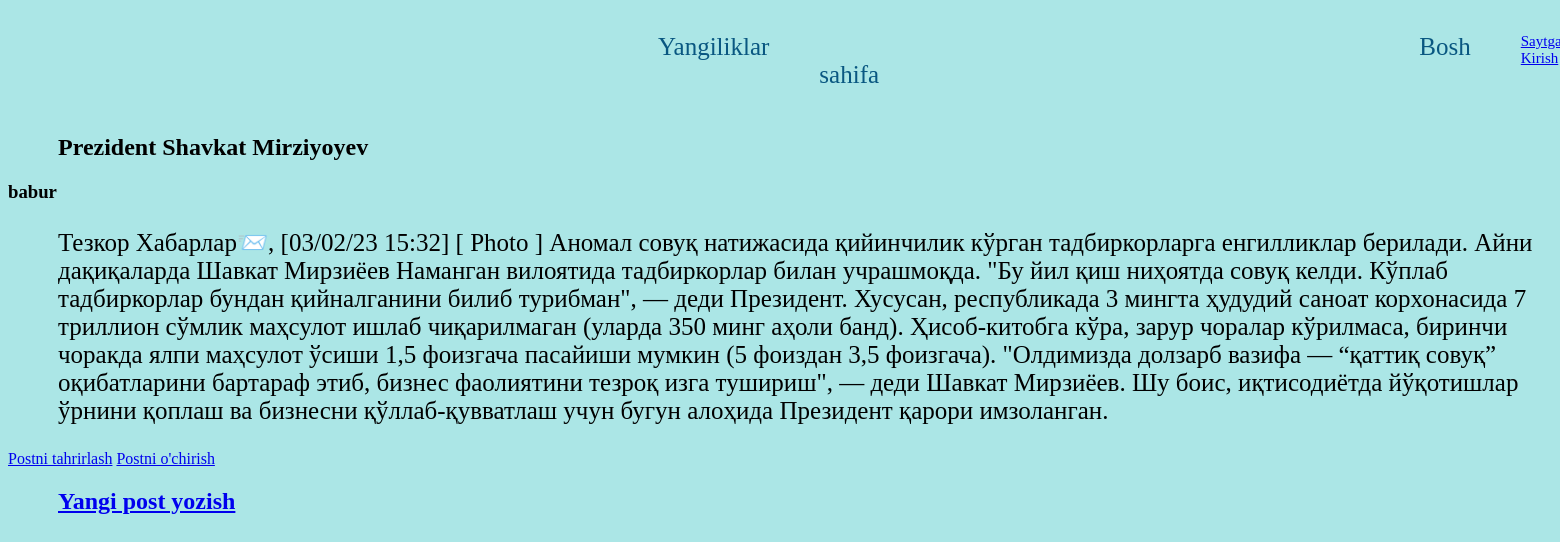
The app's page /home/post/3/ with its own data.
### blog/models.py (models this page shows, shortened)
class Post(models.Model):
    title=models.CharField(max_length=150)
    author=models.ForeignKey(
        'auth.user',
        on_delete=models.CASCADE
    )
    body=models.TextField()

### blog/views.py (the view)
# urls.py: path('post/<int:pk>/',DetailPageViews.as_view(),name='post_detail'),
class DetailPageViews(DetailView):
    model=Post
    template_name='post_detail.html'

### templates/post_detail.html
{% extends 'base.html' %}
{% block content %}
<div class="post-entry">
    <h2>{{ post.title }}</h2>
    <h3>{{ post.author }}</h3>
    <p>{{ post.body }}</p>
<a href="{% url 'post_edit' post.pk %}">Postni tahrirlash</a>
<a href="{% url 'post_delete' post.pk %}">Postni o'chirish</a>
{% endblock content %}

### static/css/base.css (style rules this page uses)
* { background-color: rgb(171, 230, 230); }
p { margin-left: 50px; font-size: 25; font-family: italic; }
h2 { margin-left: 50px; font-family: serif; }

### records on screen
Post: title "Prezident Shavkat Mirziyoyev", author "babur", body "Тезкор Хабарлар📨, [03/02/23 15:32] [ Photo ] Аномал совуқ натижасида қийинчилик кўрган тадбиркорларга енгилликлар берилади. Айни дақиқаларда Шавкат Мирзиёев Наманган вилоятида тадбиркорлар билан учрашмоқда. \"Бу йил қиш ниҳоятда совуқ келди. Кўплаб тадбиркорлар бундан қийналганини билиб турибман\", — деди Президент. Хусусан, республикада 3 мингта ҳудудий саноат корхонасида 7 триллион сўмлик маҳсулот ишлаб чиқарилмаган (уларда 350 минг аҳоли банд). Ҳисоб-китобга кўра, зарур чоралар кўрилмаса, биринчи чоракда ялпи маҳсулот ўсиши 1,5 фоизгача пасайиши мумкин (5 фоиздан 3,5 фоизгача). \"Олдимизда долзарб вазифа — “қаттиқ совуқ” оқибатларини бартараф этиб, бизнес фаолиятини тезроқ изга тушириш\", —…"
